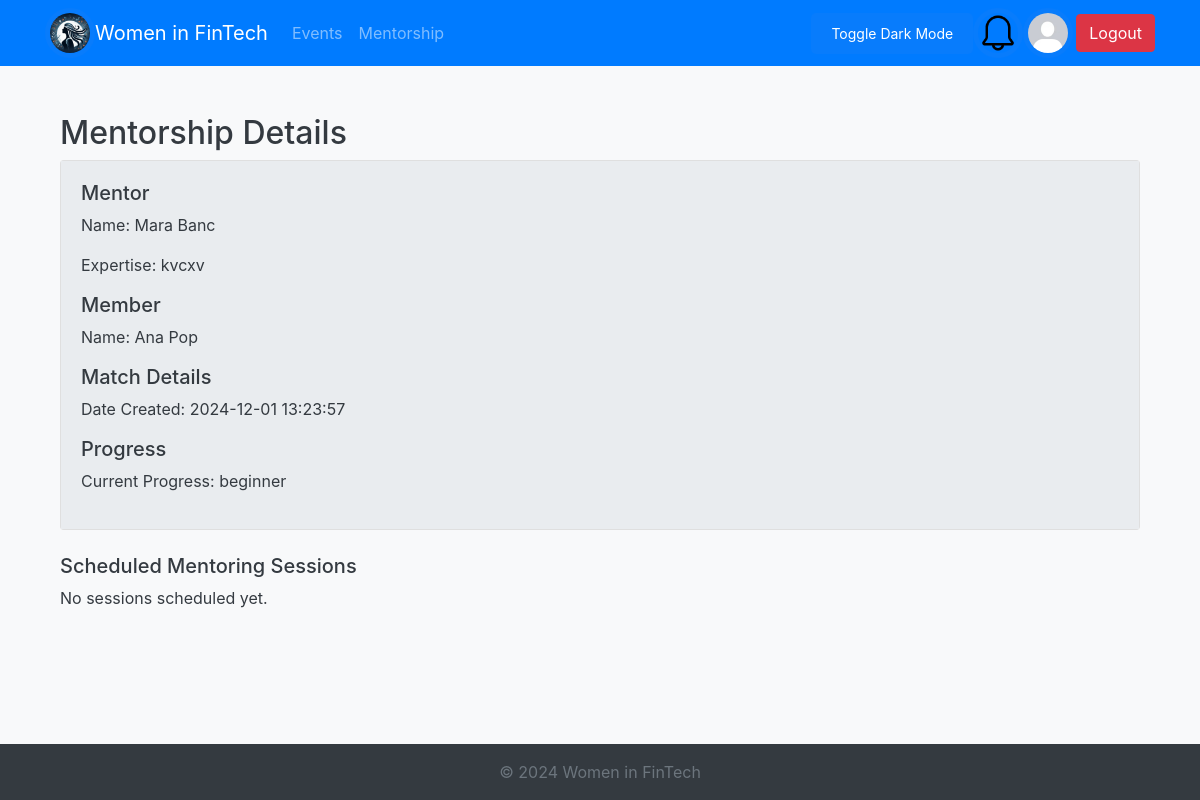
The app's page /view_mentorship.php?mentor_id=4&member_id=2 (signed in) with its own data.
### tables this page shows
CREATE TABLE `members` (
  `id` int(11) NOT NULL,
  `first_name` varchar(50) NOT NULL,
  `last_name` varchar(50) NOT NULL,
  `email` varchar(100) NOT NULL,
  `profession` varchar(100) DEFAULT '-',
  `company` varchar(100) DEFAULT '-',
  `expertise` text DEFAULT NULL,
  `linkedin_profile` varchar(255) DEFAULT NULL,
  `pfp` varchar(500) NOT NULL DEFAULT 'resources/default_profile_pic.jpg',
  `status` enum('admin','member','mentor') DEFAULT 'member',
  `created_at` timestamp NOT NULL DEFAULT current_timestamp(),
  `password` varchar(200) NOT NULL DEFAULT 'parola'
);

CREATE TABLE `mentorship_matches` (
  `id` int(11) NOT NULL,
  `mentor_id` int(11) NOT NULL,
  `member_id` int(11) NOT NULL,
  `created_at` datetime DEFAULT current_timestamp(),
  `progress` enum('beginner','intermediate','advanced','complete') DEFAULT 'beginner'
);

### view_mentorship.php (the view, shortened to what this page needs)
<?php
include_once "includes/header.php";
$mentor_id = $_GET['mentor_id'] ?? null;
$member_id = $_GET['member_id'] ?? null;
$query = "
    SELECT
        mm.id AS match_id,
        mm.created_at AS match_date,
        mm.progress,
        m1.first_name AS mentor_first, m1.last_name AS mentor_last, m1.expertise,
        m2.first_name AS member_first, m2.last_name AS member_last
    FROM mentorship_matches mm
    JOIN members m1 ON mm.mentor_id = m1.id
    JOIN members m2 ON mm.member_id = m2.id
    WHERE mm.mentor_id = :mentor_id AND mm.member_id = :member_id
";
$stmt = $db->prepare($query);
$stmt->execute([':mentor_id' => $mentor_id, ':member_id' => $member_id]);
$mentorship = $stmt->fetch(PDO::FETCH_ASSOC);
$query_sessions = "
    SELECT id, session_date, location, notes, created_at
    FROM mentorship_sessions
    WHERE mentor_id = :mentor_id AND member_id = :member_id
    AND session_date > NOW()  -- Only show future sessions
    ORDER BY session_date ASC
";
$stmt_sessions = $db->prepare($query_sessions);
$stmt_sessions->execute([':mentor_id' => $mentor_id, ':member_id' => $member_id]);
$sessions = $stmt_sessions->fetchAll(PDO::FETCH_ASSOC);
?>
<div class="container mt-4">
    <h2>Mentorship Details</h2>
    <div class="card mb-4">
        <div class="card-body">
            <h5>Mentor</h5>
            <p>Name: <?php echo htmlspecialchars($mentorship['mentor_first'] . " " . $mentorship['mentor_last']); ?></p>
            <p>Expertise: <?php echo htmlspecialchars($mentorship['expertise']); ?></p>
            <h5>Member</h5>
            <p>Name: <?php echo htmlspecialchars($mentorship['member_first'] . " " . $mentorship['member_last']); ?></p>
            <h5>Match Details</h5>
            <p>Date Created: <?php echo htmlspecialchars($mentorship['match_date']); ?></p>
            <h5>Progress</h5>
            <p>Current Progress: <?php echo htmlspecialchars($mentorship['progress']); ?></p>
        </div>
    </div>
    <h5>Scheduled Mentoring Sessions</h5>
    <?php if ($sessions): ?>
        <ul class="list-group">
            <?php foreach ($sessions as $session): ?>
                <li class="list-group-item">
                    <strong>Date:</strong> <?php echo htmlspecialchars($session['session_date']); ?><br>
                    <strong>Location:</strong> <?php echo htmlspecialchars($session['location']); ?><br>
                    <strong>Notes:</strong> <?php echo htmlspecialchars($session['notes']); ?><br>
                    <small>Created At: <?php echo htmlspecialchars($session['created_at']); ?></small>
                    <?php
                    $query_feedback = "SELECT feedback FROM feedback WHERE session_id = :session_id";
                    $stmt_feedback = $db->prepare($query_feedback);
                    $stmt_feedback->execute([':session_id' => $session['id']]);
                    $feedback = $stmt_feedback->fetch(PDO::FETCH_ASSOC);
                    if ($feedback):
                        ?>
                        <div class="mt-3">
                            <strong>Feedback:</strong>
                            <p><?php echo htmlspecialchars($feedback['feedback']); ?></p>
                        </div>
                    <?php endif; ?>
                    <?php if ($_SESSION['user']['id'] == $member_id && !$feedback): ?>
                        <form method="POST" action="" class="mt-3">
                            <input type="hidden" name="session_id" value="<?php echo $session['id']; ?>">
                            <div class="mb-3">
                                <label for="feedback" class="form-label">Submit Feedback</label>
                                <textarea name="feedback" id="feedback" class="form-control" rows="3" required></textarea>
                            </div>
                            <button type="submit" class="btn btn-primary">Submit Feedback</button>
                        </form>
                    <?php endif; ?>
                </li>
            <?php endforeach; ?>
        </ul>
    <?php else: ?>
        <p>No sessions scheduled yet.</p>
    <?php endif; ?>
</div>
<?php include_once "includes/footer.php";  ?>

### includes/header.php (shortened to what this page needs)
<?php
$database = new Database();
$db = $database->getConnection();
if(isset($_SESSION['user'])){
    $userId = $_SESSION['user']['id'];
    $query = "SELECT pfp FROM members WHERE id = :id";
    $stmt = $db->prepare($query);
    $stmt->bindParam(':id', $userId, PDO::PARAM_INT);
    $stmt->execute();
    $user = $stmt->fetch(PDO::FETCH_ASSOC);
$profilePic = $user['pfp'] ?? 'resources/default_profile_pic.jpg';
} else {
    $profilePic = 'resources/default_profile_pic.jpg';
}
?>
<!DOCTYPE html>
<html lang="ro">
<head>
    <link rel="stylesheet"
          href="https://stackpath.bootstrapcdn.com/bootstrap/4.5.2/css/bootstrap.min.css">
    <link rel="stylesheet" href="css/style.css">
</head>
<body class="bg-light">
<nav class="navbar navbar-expand-lg navbar-dark bg-primary">
    <div class="container">
        <img class="logo" src="logo.png" style="width: 50px; height: auto; border-radius: 50%; border: 5px solid #087cfc;">
        <a class="navbar-brand" href="<?php echo isset($_SESSION['user']) ? 'dashboard.php' : 'index.php'; ?>">Women in FinTech</a>
        <div class="collapse navbar-collapse" id="navbarNav">
            <ul class="navbar-nav">
                <?php if (isset($_SESSION['user'])): ?>
                    <li class="nav-item">
                        <a class="nav-link" href="events.php">Events</a>
                    </li>
                    <li class="nav-item">
                        <a class="nav-link" href="mentorship.php">Mentorship</a>
                    </li>
                <?php endif; ?>
            </ul>
        </div>
        <input onclick="darkMode()" id="darkButton" class="btn btn-primary" type="button" value="Toggle Dark Mode">
        <div class="dropdown">
            <img class="pfp dropdown-toggle" id="notificationBell" data-toggle="dropdown" aria-haspopup="true" aria-expanded="false"
                 src="resources/bell.png" style="width: 50px; height: 50px; border-radius: 50%; border: 5px solid #087cfc; cursor: pointer;">
        </div>
        <?php if (isset($_SESSION['user'])): ?>
        <a href="edit_profile.php" style="padding-right: 3px">
            <img class="pfp" src="<?php echo htmlspecialchars($profilePic); ?>" style="width: 50px; height: 50px; border-radius: 50%; border: 5px solid #087cfc;">
        </a>
        <?php endif; ?>
        <div class="ml-auto">
            <?php if (isset($_SESSION['user'])): ?>
                <a href="logout.php" class="btn btn-danger">Logout</a>
            <?php else: ?>
                <a href="login.php" class="btn btn-success">Login</a>
            <?php endif; ?>
    </div>
</nav>
<div class="container mt-4">

### css/style.css (style rules this page uses)
body { min-height: 100vh; display: flex; flex-direction: column; }
.card-body { background-color: #e9ecef; }
.logo { border-radius: 50%; }
#darkButton { float: right; background-color: #087cfc; color: white; border: none; padding: 10px 20px; border-radius: 5px; cursor: pointer; font-size: 14px; }

### records on screen
members: pfp (placeholder picture)
mentorship_matches: mentor.last_name "Mara Banc", mentor.expertise "kvcxv", member.last_name "Ana Pop", created_at "2024-12-01 13:23:57", progress "beginner"
